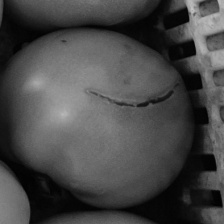
#> input picture dataset02_processed/train/Bad_bad_tomato (102).jpg, 224 x 224 px; its folder holds only this picture in this run
$ jupyter execute --allow-errors eda_images_ds02_processed.ipynb
#> lines starting #> are read from the running program, lines starting #| are printed output that depends on the picture
O autor utilizou o AI Asssitant da IDE PyCharm 2025.3.4 e a LLM Gemini 3.1 Pro para debugar

[cell 1]
import math
import os
from pathlib import Path

import PIL
import matplotlib.pyplot as plt #3.10.8
import matplotlib.image as imread
import seaborn as sns #0.13.2
import numpy as np #2.4.4
import pandas as pd #3.0.2
from PIL import Image #12.1.1

[cell 2]
# Config dataset
TRAIN_PATH = Path('train')
TEST_PATH = Path('test')
LABELS_TRAIN_PATH = Path('labels', 'train_gabarito.csv')

Tamanho do dataset e distribuição de classes

[cell 3]
files_train_gen = TRAIN_PATH.glob('*.*')
files_train_path_list = [file for file in files_train_gen]

files_test_gen = TEST_PATH.glob('*.*')
files_test_path_list = [file for file in files_test_gen]

print(f'Training size: {len(files_train_path_list)}')
print(f'Testing size: {len(files_test_path_list)}')

[cell 4]
labels_train_df = pd.read_csv(LABELS_TRAIN_PATH)
#> (reads dataset02_processed/train_gabarito.csv from the repository)
labels_train_df.head()

[cell 5]
_ = sns.countplot(data=labels_train_df, x ='Label', hue='Label', palette={0: 'tomato', 1: 'steelblue'})
plt.show()
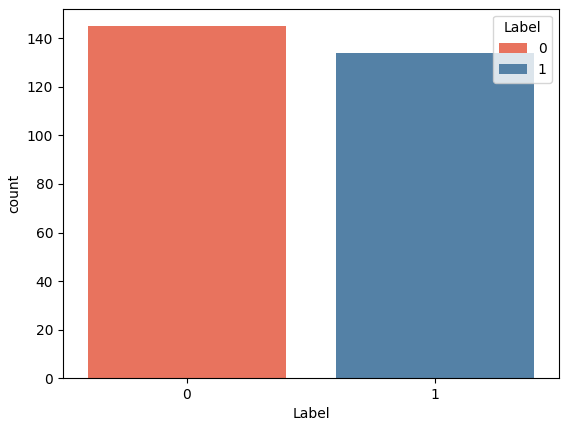
#> figure drawn by matplotlib, 1 panel

[cell 6]
labels_train_df.value_counts(["Label"], normalize=True)

Checks de sanidade

[cell 7]
class SanityChecks:
    def __init__(self, path: Path) -> None:
        self.path = path
        self.files_list = self.__get_path_list()
        self.mode_types = []
        self.width = []
        self.height = []

    def __get_path_list(self) -> list:
        files_path_gen = self.path.glob('*.*')
        return [file for file in files_path_gen]

    def check_corruption(self) -> dict:
        error = []
        for file in self.files_list:
            try:
                img = Image.open(file)
#> img is the input picture: PIL image 224x224 L; min 0, max 195, mean 71.2
                self.mode_types.append(img.mode)
                self.width.append(img.width)
                self.height.append(img.height)
            except:
                error.append(file)
        return {
            'qt_errors': len(error), 'files_erros': error}

    def check_typing(self) -> dict:
        print(self.files_list[0])
        ext = [str(file).split('.')[-1] for file in self.files_list]
        return {
            "ext": list(set(ext))
        }
    def check_mode(self) -> dict:
        return {
            'modes': list(set(self.mode_types))
        }

    def check_dimensions (self) -> dict:
        return {
            'width': list(set(self.width)),
            'height': list(set(self.height))
        }

[cell 8]
sanity_checks = SanityChecks(TRAIN_PATH)
print(sanity_checks.check_corruption())
print(sanity_checks.check_typing())
print(sanity_checks.check_mode())
print(sanity_checks.check_dimensions())

[cell 9]
sanity_checks = SanityChecks(TEST_PATH)
print(sanity_checks.check_corruption())
#> (the rest of this cell did not finish here and is left out)

[cell 10]
def plot_images(path: Path, sample_size: int):
#> called with sample_size = 25
    files_path_gen = path.glob('*.*')
    files = [file for file in files_path_gen]

    sample = np.random.choice(files, sample_size)

    cols = math.ceil(math.sqrt(sample_size))
    rows = math.ceil(math.sqrt(sample_size))

    plt.figure(figsize=(10,10))
    plt.suptitle(f'Sample of {sample_size} images from {path}')
    for i, file in enumerate(sample):
        img = Image.open(file)
        plt.subplot(rows, cols, i+1)
        plt.imshow(img, cmap='gray')
        plt.axis('off')

    plt.tight_layout()
    plt.show()

[cell 11]
plot_images(TRAIN_PATH, sample_size=25)

#> (a cell that did not finish here is left out)


Visualizando a distribuição de pixels

[cell 13]
class PixelsVerify:
    def __init__(self, path: Path, labels_path: Path) -> None:
        self.train_path = path
        self.files = self.__get_path_list()
        self.labels_train_df = pd.read_csv(labels_path)
        self.sample = []
        self.rows = None
        self.cols = None

        self.labels_map = dict(
            zip(self.labels_train_df["Nome"], self.labels_train_df["Label"])
        )

    def __get_path_list(self) -> list:
        files_path_gen = self.train_path.glob("*.*")
        return [file for file in files_path_gen]

    def __get_grey_pixels(self, image):
        pixels = image.histogram()
#> pixels = 256 values, max 1351 at index 6, min 0 at index 188, mean 196
        return pixels [:256]

    def plot_histograms(self, sample_size):
        self.sample = np.random.choice(self.files, sample_size)

        # Pair each file with its labels directly
        samples_with_labels = [
            (file, self.labels_map.get(file.name, "unknown"))
            for file in self.sample
        ]

        self.cols = math.ceil(math.sqrt(sample_size))
        self.rows = math.ceil(math.sqrt(sample_size))

        plt.figure(figsize=(10, 10))
        plt.suptitle("Sample of histograms from database")

        for i, (file, label) in enumerate(samples_with_labels):
            img = Image.open(file)
            pixels = self.__get_grey_pixels(img)

            plt.subplot(self.rows, self.cols, i + 1)
            plt.plot(list(range(256)), pixels, color="blue")
            plt.title(f"{file.name} - {label}")

        plt.tight_layout()
        plt.show()
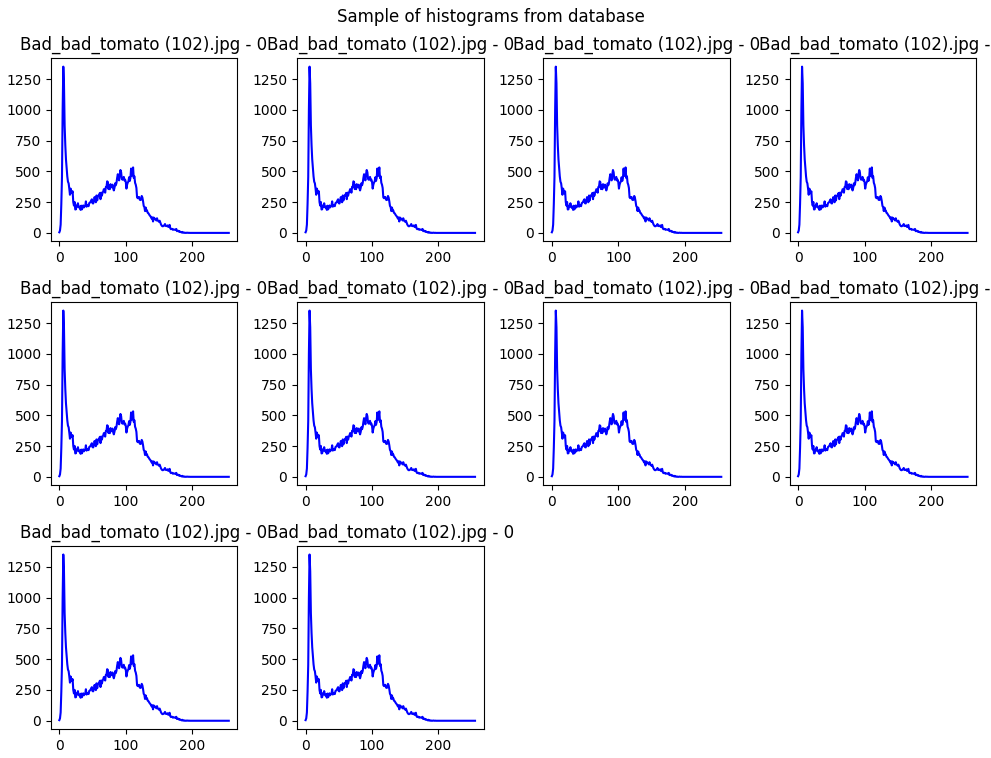
#> figure drawn by matplotlib, 10 panels; panel 1: curve peaks at x = 6, y = 1351; panel 2: curve peaks at x = 6, y = 1351; panel 3: curve peaks at x = 6, y = 1351; panel 4: curve peaks at x = 6, y = 1351
    def plot_imgs_from_histograms(self):
        plt.figure(figsize=(10,10))
        plt.suptitle(f'Imagens aleatórias referentes aos histogramas')
        for i, file in enumerate(self.sample):
            img = Image.open(file)
            plt.subplot(self.rows, self.cols, i+1)
            plt.imshow(img, cmap='gray')
            plt.title(file.name)
            plt.axis('off')

        plt.tight_layout()
        plt.show()
